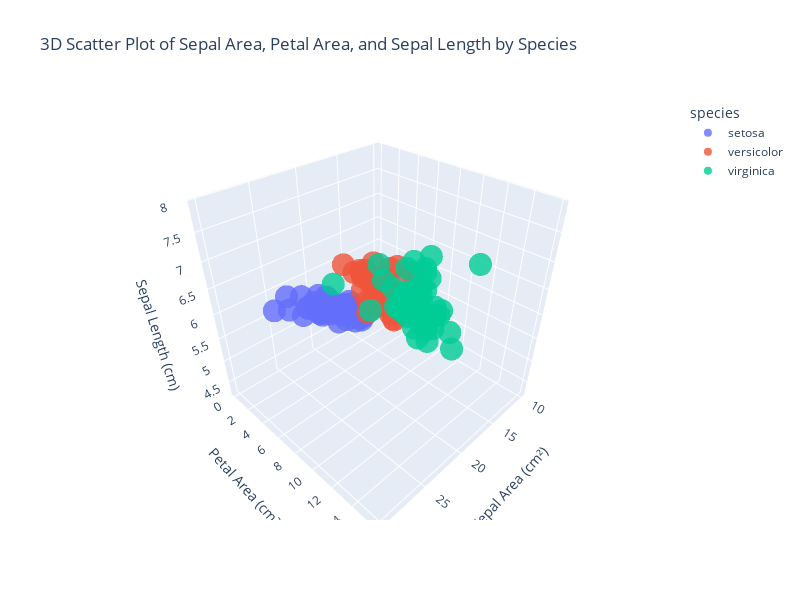

Notebook code for this chart:
### Code cell
fig = px.scatter_3d(iris, x='sepal_area', y='petal_area', z='sepal_length', color='species', 
                    title='3D Scatter Plot of Sepal Area, Petal Area, and Sepal Length by Species',
                    labels={'sepal_area': 'Sepal Area (cm²)', 'petal_area': 'Petal Area (cm²)', 'sepal_length': 'Sepal Length (cm)'},
                    width=800, height=600)
fig.update_traces(marker=dict(size=8, opacity=0.8))
fig.show()

### Figure 1 — Plotly figure (JSON) as saved in the notebook; plotly's stock layout.template omitted (floating-point values rounded to 4 significant figures)
{"data": [{"hovertemplate": "species=setosa<br>Sepal Area (cm²)=%{x}<br>Petal Area (cm²)=%{y}<br>Sepal Length (cm)=%{z}<extra></extra>", "legendgroup": "setosa", "marker": {"color": "#636efa", "opacity": 0.8, "size": 8, "symbol": "circle"}, "mode": "markers", "name": "setosa", "scene": "scene", "showlegend": true, "type": "scatter3d", "x": [17.85, 14.7, 15.04, 14.26, 18.0, 21.06, 15.64, 17.0, 12.76, 15.19, 19.98, 16.32, 14.4, 12.9, 23.2, 25.08, 21.06, 17.85, 21.66, 19.38, 18.36, 18.87, 16.56, 16.83, 16.32, 15.0, 17.0, 18.2, 17.68, 15.04, 14.88, 18.36, 21.32, 23.1, 15.19, 16.0, 19.25, 17.64, 13.2, 17.34, 17.5, 10.35, 14.08, 17.5, 19.38, 14.4, 19.38, 14.72, 19.61, 16.5], "y": [0.28, 0.28, 0.26, 0.3, 0.28, 0.68, 0.42, 0.3, 0.28, 0.15, 0.3, 0.32, 0.14, 0.11, 0.24, 0.6, 0.52, 0.42, 0.51, 0.45, 0.34, 0.6, 0.2, 0.85, 0.38, 0.32, 0.64, 0.3, 0.28, 0.32, 0.32, 0.6, 0.15, 0.28, 0.3, 0.24, 0.26, 0.14, 0.26, 0.3, 0.39, 0.39, 0.26, 0.96, 0.76, 0.42, 0.32, 0.28, 0.3, 0.28], "z": [5.1, 4.9, 4.7, 4.6, 5.0, 5.4, 4.6, 5.0, 4.4, 4.9, 5.4, 4.8, 4.8, 4.3, 5.8, 5.7, 5.4, 5.1, 5.7, 5.1, 5.4, 5.1, 4.6, 5.1, 4.8, 5.0, 5.0, 5.2, 5.2, 4.7, 4.8, 5.4, 5.2, 5.5, 4.9, 5.0, 5.5, 4.9, 4.4, 5.1, 5.0, 4.5, 4.4, 5.0, 5.1, 4.8, 5.1, 4.6, 5.3, 5.0]}, {"hovertemplate": "species=versicolor<br>Sepal Area (cm²)=%{x}<br>Petal Area (cm²)=%{y}<br>Sepal Length (cm)=%{z}<extra></extra>", "legendgroup": "versicolor", "marker": {"color": "#EF553B", "opacity": 0.8, "size": 8, "symbol": "circle"}, "mode": "markers", "name": "versicolor", "scene": "scene", "showlegend": true, "type": "scatter3d", "x": [22.4, 20.48, 21.39, 12.65, 18.2, 15.96, 20.79, 11.76, 19.14, 14.04, 10.0, 17.7, 13.2, 17.69, 16.24, 20.77, 16.8, 15.66, 13.64, 14.0, 18.88, 17.08, 15.75, 17.08, 18.56, 19.8, 19.04, 20.1, 17.4, 14.82, 13.2, 13.2, 15.66, 16.2, 16.2, 20.4, 20.77, 14.49, 16.8, 13.75, 14.3, 18.3, 15.08, 11.5, 15.12, 17.1, 16.53, 17.98, 12.75, 15.96], "y": [6.58, 6.75, 7.35, 5.2, 6.9, 5.85, 7.52, 3.3, 5.98, 5.46, 3.5, 6.3, 4.0, 6.58, 4.68, 6.16, 6.75, 4.1, 6.75, 4.29, 8.64, 5.2, 7.35, 5.64, 5.59, 6.16, 6.72, 8.5, 6.75, 3.5, 4.18, 3.7, 4.68, 8.16, 6.75, 7.2, 7.05, 5.72, 5.33, 5.2, 5.28, 6.44, 4.8, 3.3, 5.46, 5.04, 5.46, 5.59, 3.3, 5.33], "z": [7.0, 6.4, 6.9, 5.5, 6.5, 5.7, 6.3, 4.9, 6.6, 5.2, 5.0, 5.9, 6.0, 6.1, 5.6, 6.7, 5.6, 5.8, 6.2, 5.6, 5.9, 6.1, 6.3, 6.1, 6.4, 6.6, 6.8, 6.7, 6.0, 5.7, 5.5, 5.5, 5.8, 6.0, 5.4, 6.0, 6.7, 6.3, 5.6, 5.5, 5.5, 6.1, 5.8, 5.0, 5.6, 5.7, 5.7, 6.2, 5.1, 5.7]}, {"hovertemplate": "species=virginica<br>Sepal Area (cm²)=%{x}<br>Petal Area (cm²)=%{y}<br>Sepal Length (cm)=%{z}<extra></extra>", "legendgroup": "virginica", "marker": {"color": "#00cc96", "opacity": 0.8, "size": 8, "symbol": "circle"}, "mode": "markers", "name": "virginica", "scene": "scene", "showlegend": true, "type": "scatter3d", "x": [20.79, 15.66, 21.3, 18.27, 19.5, 22.8, 12.25, 21.17, 16.75, 25.92, 20.8, 17.28, 20.4, 14.25, 16.24, 20.48, 19.5, 29.26, 20.02, 13.2, 22.08, 15.68, 21.56, 17.01, 22.11, 23.04, 17.36, 18.3, 17.92, 21.6, 20.72, 30.02, 17.92, 17.64, 15.86, 23.1, 21.42, 19.84, 18.0, 21.39, 20.77, 21.39, 15.66, 21.76, 22.11, 20.1, 15.75, 19.5, 21.08, 17.7], "y": [15.0, 9.69, 12.39, 10.08, 12.76, 13.86, 7.65, 11.34, 10.44, 15.25, 10.2, 10.07, 11.55, 10.0, 12.24, 12.19, 9.9, 14.74, 15.87, 7.5, 13.11, 9.8, 13.4, 8.82, 11.97, 10.8, 8.64, 8.82, 11.76, 9.28, 11.59, 12.8, 12.32, 7.65, 7.84, 14.03, 13.44, 9.9, 8.64, 11.34, 13.44, 11.73, 9.69, 13.57, 14.25, 11.96, 9.5, 10.4, 12.42, 9.18], "z": [6.3, 5.8, 7.1, 6.3, 6.5, 7.6, 4.9, 7.3, 6.7, 7.2, 6.5, 6.4, 6.8, 5.7, 5.8, 6.4, 6.5, 7.7, 7.7, 6.0, 6.9, 5.6, 7.7, 6.3, 6.7, 7.2, 6.2, 6.1, 6.4, 7.2, 7.4, 7.9, 6.4, 6.3, 6.1, 7.7, 6.3, 6.4, 6.0, 6.9, 6.7, 6.9, 5.8, 6.8, 6.7, 6.7, 6.3, 6.5, 6.2, 5.9]}], "layout": {"height": 600, "legend": {"title": {"text": "species"}, "tracegroupgap": 0}, "scene": {"domain": {"x": [0, 1], "y": [0, 1]}, "xaxis": {"title": {"text": "Sepal Area (cm²)"}}, "yaxis": {"title": {"text": "Petal Area (cm²)"}}, "zaxis": {"title": {"text": "Sepal Length (cm)"}}}, "title": {"text": "3D Scatter Plot of Sepal Area, Petal Area, and Sepal Length by Species"}, "width": 800}}
